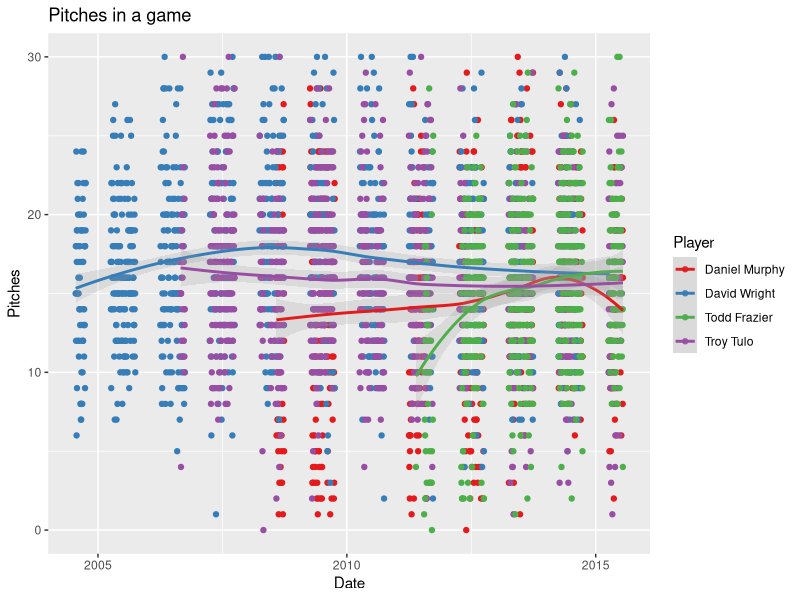
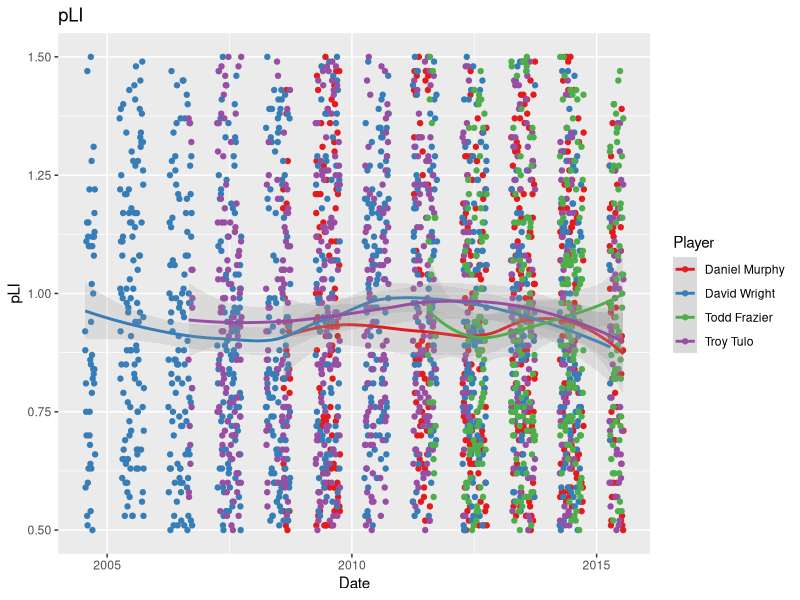
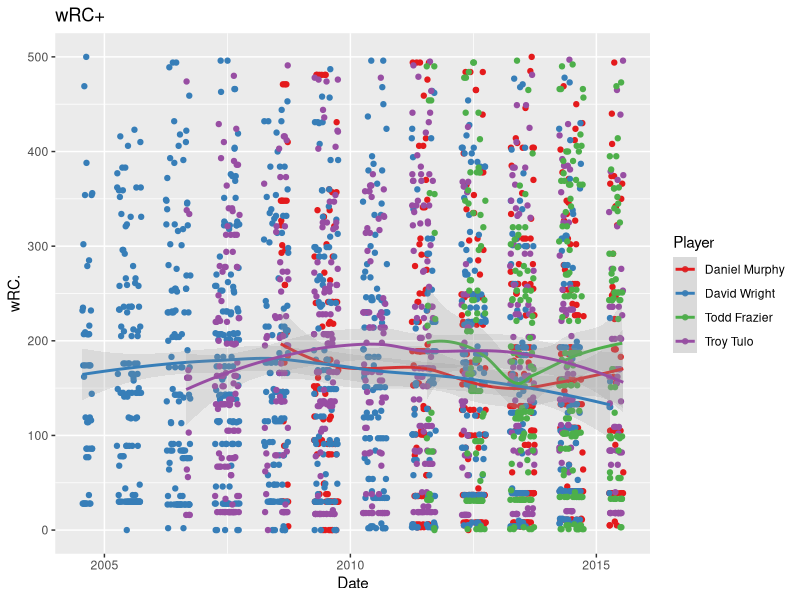
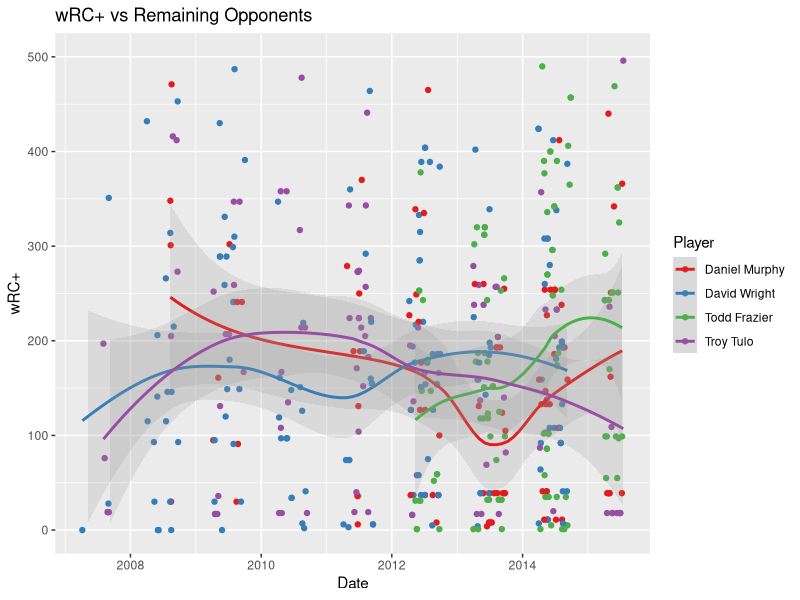
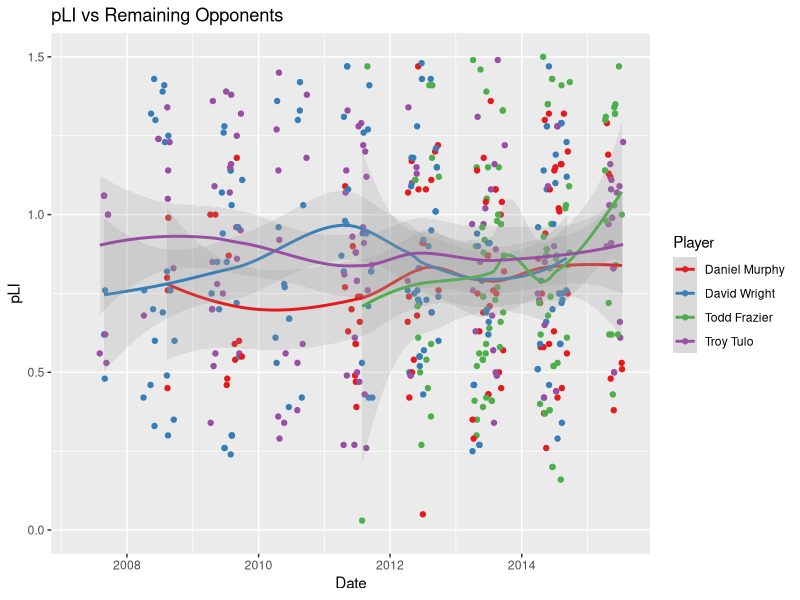

The R script that drew these images, in order:
## ---- chunk 1
suppressPackageStartupMessages(require(ggplot2))
suppressPackageStartupMessages(require(lubridate))
all <- read.csv("all.csv")
all[,2] <- ymd(all[,2])
g <- qplot(Date, Pitches, data = all, colour = Player)+geom_smooth(method=loess, size = 1, alpha = .2)
g <- g+scale_colour_brewer(palette="Set1")+ylim(0,30)+ggtitle("Pitches in a game")
suppressWarnings(print(g))
## ---- chunk 2
g <- qplot(Date, pLI, data = all, colour = Player)+ylim(0.5,1.5)+geom_smooth(method = loess, size = 1, alpha = .2)
g <- g+ggtitle("pLI")+scale_colour_brewer(palette="Set1")
suppressWarnings(print(g))
## ---- chunk 3
g <- qplot(Date, wRC., data = all, colour = Player)+geom_smooth(method = loess, size = 1, alpha = .2)
h <- g+scale_colour_brewer(palette="Set1")+ylim(0, 500)+ggtitle("wRC+")
suppressWarnings(print(h))
## ---- chunk 4
require(lubridate)
opp <- read.csv("opposition.csv")
opp[,2]<- ymd(opp[,2])

g <- qplot(Date, wRC., data = opp, colour = Player)+geom_smooth(method = loess, size = 1, alpha = .2)+ylab("wRC+")
h <- g+scale_colour_brewer(palette="Set1")+ylim(0,500)+ggtitle("wRC+ vs Remaining Opponents")
suppressWarnings(print(h))
g <- qplot(Date, pLI, data = opp, colour = Player)+geom_smooth(method = loess, size = 1, alpha = .2)
h <- g+scale_colour_brewer(palette="Set1")+ylim(0,1.5)+ggtitle("pLI vs Remaining Opponents")
suppressWarnings(print(h))
